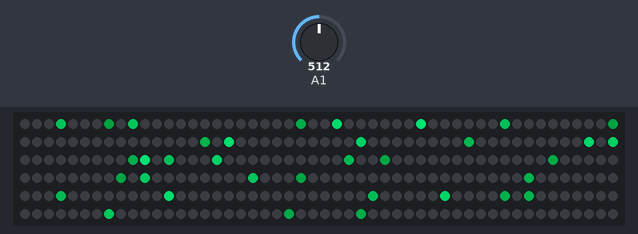
Simulated run of this sketch. Board: Arduino Uno, built with avr-gcc and run on an emulated ATmega328P. Parts: 300 RGB LEDs in strip order, left to right, continuing on the next row. The inputs (shaded band) are chosen by the test bench; at power-on: A1 = 512. Dim RGB values are drawn brighter than linear; random numbers use the default seed unless the sketch sets one.

Above: at 1.2 s.
1.3 s: A1 set to 716
At 1.95 s:
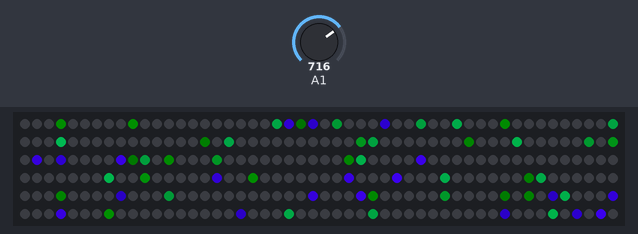
3.9 s: A1 set to 306
At 4.36 s:
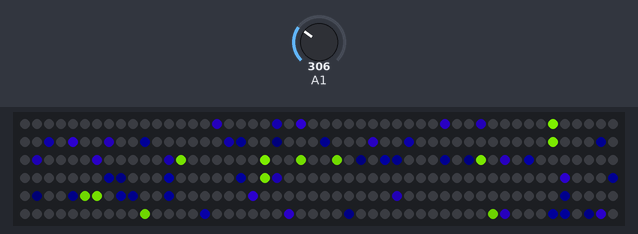
6.6 s: A1 set to 122
At 6.77 s:
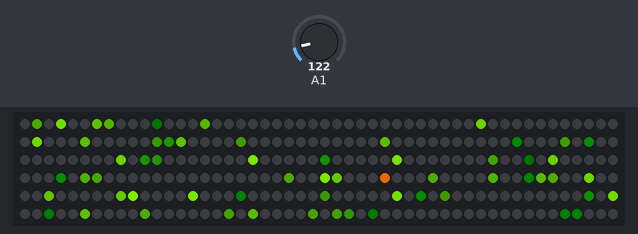
9.0 s: A1 set to 306
At 9.18 s:
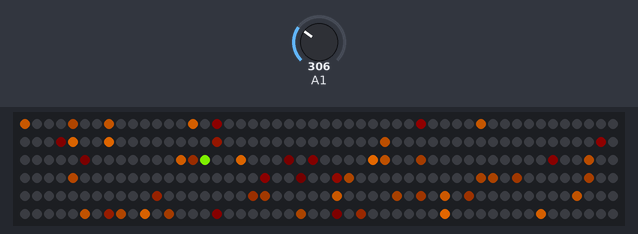
Timing chart, 0 to 11.8 s (numbered marks = the images above; inputs shaded):
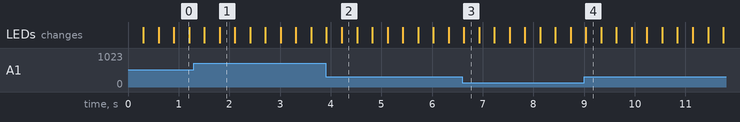

The sketch:

Star.ino
```cpp
#include <FastLED.h>

#define DATA_PIN    8

#define LED_TYPE    WS2811
#define COLOR_ORDER GRB
#define NUM_LEDS    300
CRGB leds[NUM_LEDS];

#define BRIGHTNESS         255

void setup() {
  delay(1);

  FastLED.addLeds<LED_TYPE,DATA_PIN,COLOR_ORDER>(leds, NUM_LEDS).setCorrection(TypicalLEDStrip);
  FastLED.setBrightness(BRIGHTNESS);
}

void loop()
  {
    confetti();
    FastLED.show();
    FastLED.delay(5);
  }

void confetti()
{

  fadeToBlackBy( leds, NUM_LEDS, 10);
  int pos = random(NUM_LEDS);
  leds[pos] = CHSV(analogRead(A1)/4,255,255);
}
```
